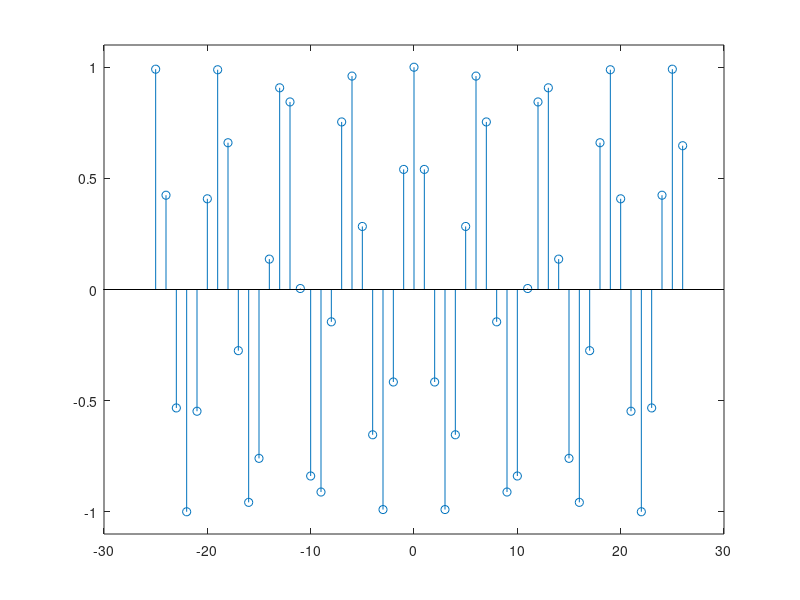

Write MATLAB code to recreate this figure. (Note: this script raises an error after producing the figure.)
% Discrete-time cosine Signal
n = -25:26;
x = cos(n);
stem(n, x)
ylim([-1.1, 1.1]);
xlim([min(t)-1, max(t)+1])

% Discrete-time cosine Signal with time shift anf scaling
n = -25:26;
x = cos(0.25*n  - 5);
stem(n, x)
ylim([-1.1, 1.1]);
xlim([min(t)-1, max(t)+1])